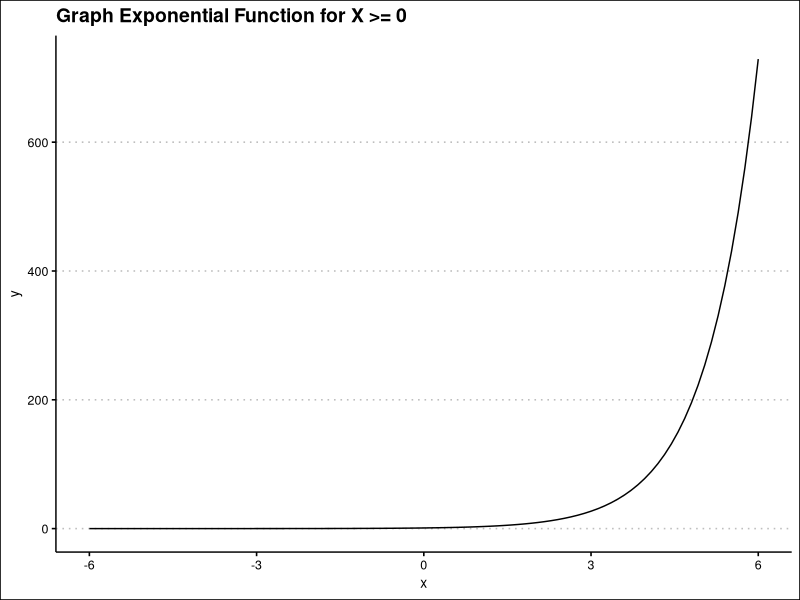
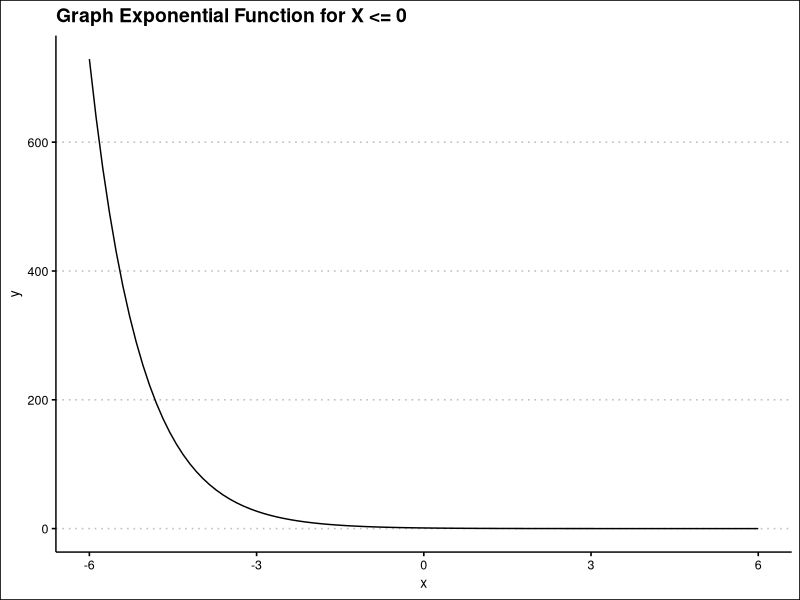
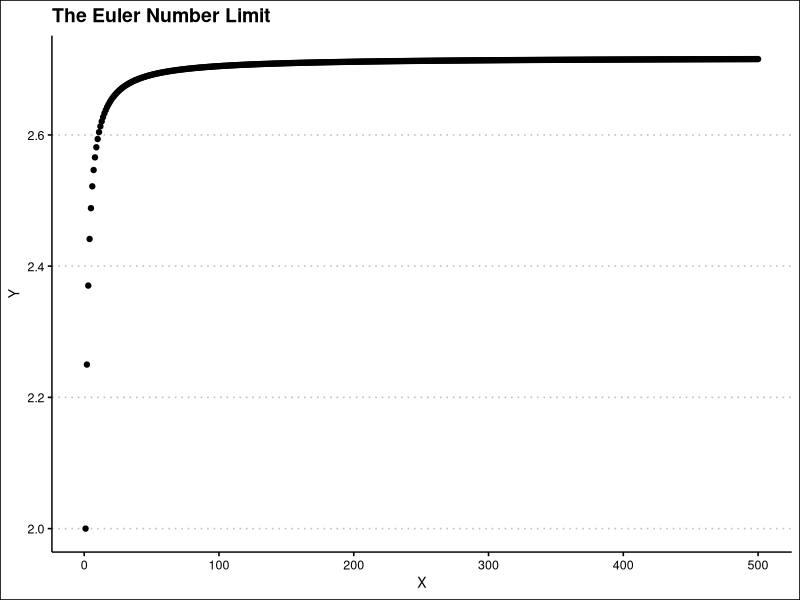
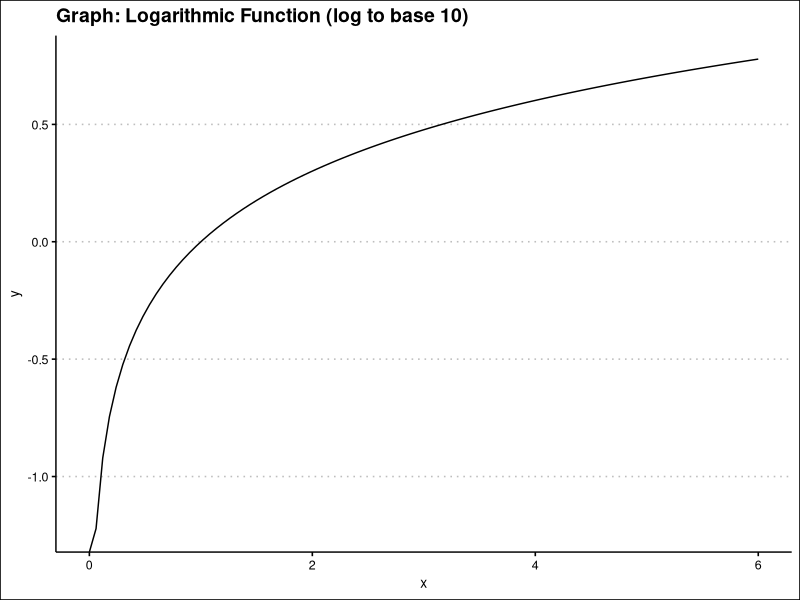

Write R code to recreate these figures, in order.
## ---- chunk 1
knitr::opts_chunk$set(echo = TRUE, echo = FALSE, warning = FALSE, message = FALSE)
## ---- chunk 2
library(tidyverse)
tribble(~ X, ~ Y,
        "0", "1", 
        "1", "3", 
        "2", "9",
        "3", "27",
        "4", "81", 
        "5", "405") %>% 
  
  knitr::kable(booktabs = TRUE) %>% 
  
  kableExtra::kable_styling(full_width = TRUE, bootstrap_options = "striped")
## ---- chunk 3
library(tidyverse)
my_exp_fn <- function(x){3^x}

ggplot(data = data.frame(x = 0), mapping = aes(x = x)) + 
  
  stat_function(fun = my_exp_fn) + xlim(-6,6) + 
  
  ggthemes::theme_clean() + 
  
  ggtitle("Graph Exponential Function for X >= 0")
## ---- chunk 4
library(tidyverse)
tribble(~ X, ~ Y,
        "0", "1", 
        "1", "1/3", 
        "2", "1/9",
        "3", "1/27",
        "4", "1/81", 
        "5", "1/405") %>% 
  
  knitr::kable(booktabs = TRUE) %>% 
  
  kableExtra::kable_styling(full_width = TRUE, bootstrap_options = "striped")
## ---- chunk 5
library(tidyverse)
my_exp_fn1 <- function(x){3^-x}

ggplot(data = data.frame(x = 0), mapping = aes(x = x)) + 
  
  stat_function(fun = my_exp_fn1) + xlim(-6,6) + 
  
  ggthemes::theme_clean() + 
  
  ggtitle("Graph Exponential Function for X <= 0")
## ---- chunk 6
my_x <- 1:500
exp_fn <- function(x){
  (1  + 1/x) ^ x
}

my_y <- sapply(my_x, exp_fn)

my_exp_data <- data.frame(my_x, my_y)

my_exp_data %>% 
  
  ggplot(aes(x = my_x, y = my_y)) + geom_point() + 
  
  labs(x = "X", y = "Y", title = "The Euler Number Limit") + 
  
  ggthemes::theme_clean()
## ---- chunk 7
library(tidyverse)
my_log_fn <- function(x){log10(x)}

ggplot(data = data.frame(x = 0), mapping = aes(x = x)) + 
  
  stat_function(fun = my_log_fn) + xlim(0,6) + 
  
  ggthemes::theme_clean() + 
  
  ggtitle("Graph: Logarithmic Function (log to base 10)")
